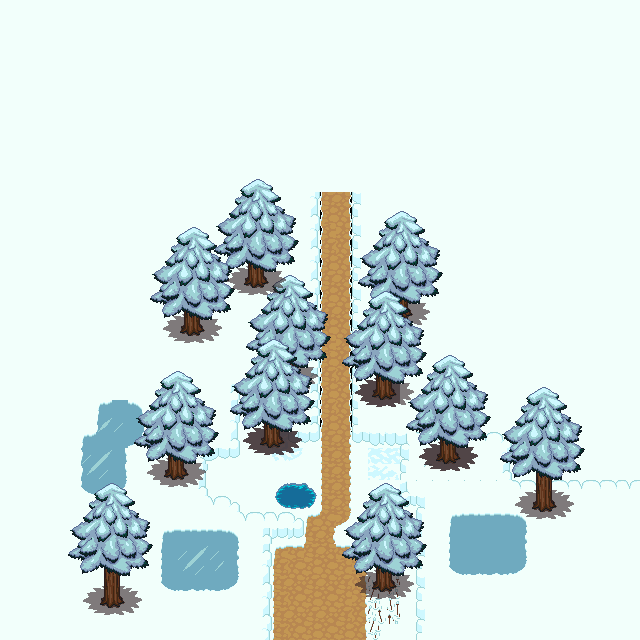

Below is a game level as drawn by its tile map, then a one-line description and the .tmx that defines it (tile-layer data replaced by summaries):
An orthogonal 40x40 tile map with 16x16 px tiles, 4 tile layers (Layer1, Layer2, Trees, Trees2), 2 tilesets and 24 objects.

<map version="1.10" tiledversion="1.10.0" orientation="orthogonal" renderorder="right-down" width="40" height="40" tilewidth="16" tileheight="16" infinite="0" nextlayerid="7" nextobjectid="58">
 <tileset firstgid="1" source="TilesA2.tsx" />
 <tileset firstgid="241" source="TilesB.tsx" />
 <layer id="1" name="Layer1" width="40" height="40">
  <data>[1600 cells, 1600 non-empty, 44 distinct tile ids]</data>
 </layer>
 <layer id="2" name="Layer2" width="40" height="40">
  <data>[1600 cells, 241 non-empty, 72 distinct tile ids]</data>
 </layer>
 <layer id="3" name="Trees" width="40" height="40">
  <data>[1600 cells, 452 non-empty, 108 distinct tile ids]</data>
 </layer>
 <layer id="6" name="Trees2" width="40" height="40">
  <data>[1600 cells, 184 non-empty, 48 distinct tile ids]</data>
 </layer>
 <objectgroup color="#aa0000" id="4" name="Collide">
  <object id="2" x="260" y="418" width="24.3333" height="28.3333" />
  <object id="5" x="163" y="450" width="24.3333" height="30.6667" />
  <object id="8" x="436.667" y="423.334" width="24.3333" height="40" />
  <object id="11" x="372" y="552.667" width="24.3333" height="36.3333" />
  <object id="14" x="529.966" y="480.3" width="26.7666" height="31.3667" />
  <object id="17" x="97.9249" y="571.642" width="26.8404" height="34.6907" />
  <object id="23" x="179.333" y="297" width="24.3333" height="37" />
  <object id="34" x="241.667" y="512.333" width="29.3333" height="127.667" />
  <object id="37" x="289" y="518.667" width="14.3333" height="8.66667" />
  <object id="38" x="272" y="513" width="22" height="14.3333" />
  <object id="39" x="212.667" y="503" width="27" height="14.6667" />
  <object id="40" x="214.333" y="497" width="16.3333" height="6.33333" />
  <object id="41" x="196.667" y="497" width="15.3333" height="18" />
  <object id="42" x="194.667" y="448.667" width="12" height="46.6667" />
  <object id="43" x="199.667" y="401.333" width="38.6667" height="52" />
  <object id="44" x="400.333" y="433.667" width="27" height="66" />
  <object id="45" x="417.333" y="501" width="12.6667" height="139" />
  <object id="48" x="354.667" y="407.333" width="68.6667" height="26.6667" />
  <object id="49" x="290" y="192" width="30" height="248" />
  <object id="50" x="239.667" y="401.333" width="49" height="14.6667" />
  <object id="51" x="354.667" y="192.667" width="28.3333" height="240.333" />
  <object id="52" x="247.333" y="257.333" width="21.3333" height="28" />
  <object id="55" x="279.818" y="490.182" width="31.8182" height="15.8182" />
  <object id="56" x="283.273" y="485.091" width="24" height="5.63636" />
 </objectgroup>
</map>
